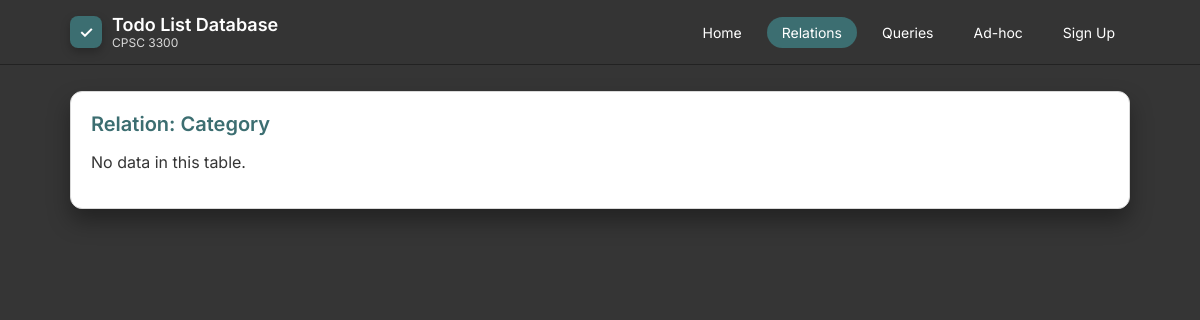
/relations.php?table=Category, run on an earlier commit of the app's database.
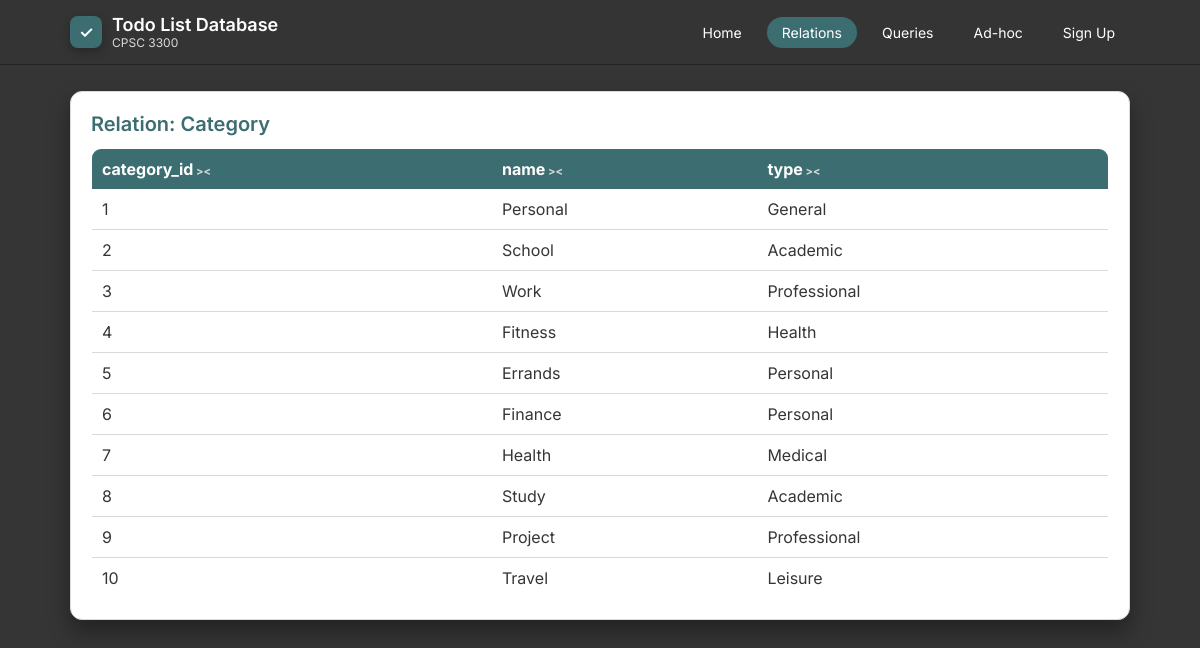
And on a later commit of the database.
### tables this page shows
CREATE TABLE Category (
  category_id  INT AUTO_INCREMENT  PRIMARY KEY,
  name        VARCHAR(60) NOT NULL,
  type        VARCHAR(40)
);

### relations.php (the view, shortened to what this page needs)
<?php
include 'db.php';
include 'header.php';
$currentTable = isset($_GET['table']) ? $_GET['table'] : null;
    ?>
<div class="card">
    <h2>Relation: <?php echo htmlspecialchars($currentTable); ?></h2>
    <?php
    try {
        $stmt = $pdo->query("SELECT * FROM $currentTable");
        $rows = $stmt->fetchAll();
        if (!$rows) {
            echo "<p>No data in this table.</p>";
        } else {
            echo "<table>";
            echo "<thead><tr>";
            foreach (array_keys($rows[0]) as $colName) {
                echo "<th class=\"sortable\">" . htmlspecialchars($colName) . "</th>";
            }
            echo "</tr></thead>";
            echo "<tbody>";
            foreach ($rows as $row) {
                echo "<tr>";
                foreach ($row as $val) {
                    echo "<td>" . htmlspecialchars((string)$val) . "</td>";
                }
                echo "</tr>";
            }
            echo "</tbody>";
            echo "</table>";
        }
    } catch (PDOException $e) {
        echo "<p><strong>Error reading table:</strong> " . htmlspecialchars($e->getMessage()) . "</p>";
    }
    ?>
</div>
</div></body></html>

### header.php (shortened to what this page needs)
<?php
$current = basename($_SERVER['PHP_SELF']);
?>
<!DOCTYPE html>
<html lang="en">
<head>
</head>
<body>
<header>
  <div class="topbar-inner">
    <div class="brand">
      <div class="brand-icon">✓</div>
      <div>
        <div class="brand-text-main">Todo List Database</div>
        <div class="brand-text-sub">CPSC 3300 </div>
      </div>
    </div>
  <nav>
    <a href="index.php"     class="<?php echo $current === 'index.php' ? 'active' : ''; ?>">Home</a>
    <a href="relations.php" class="<?php echo $current === 'relations.php' ? 'active' : ''; ?>">Relations</a>
    <a href="queries.php"   class="<?php echo $current === 'queries.php' ? 'active' : ''; ?>">Queries</a>
    <a href="adhoc.php"     class="<?php echo $current === 'adhoc.php' ? 'active' : ''; ?>">Ad-hoc</a>
    <a href="signup.php"    class="<?php echo $current === 'signup.php' ? 'active' : ''; ?>">Sign Up</a>
  </nav>
  </div>
</header>
<div class="container">

### header.php (style rules this page uses)
:root { --bg-dark: #353535; --bg-card: #ffffff; --accent-blue: #3c6e71; --accent-blue2: #284b63; --text-light: #ffffff; --text-dark: #353535; --grey-soft: #d9d9d9; --radius: 12px; --shadow: 0 12px 22px rgba(0,0,0,0.35); }
* { box-sizing: border-box; }
body { margin: 0; padding: 0; background: var(--bg-dark); font-family: "Inter", sans-serif; color: var(--text-light); }
a { color: var(--text-light); text-decoration: none; }
header { position: sticky; top: 0; background: rgba(53,53,53,0.95); backdrop-filter: blur(10px); border-bottom: 1px solid #222; z-index: 100; }
.topbar-inner { max-width: 1100px; margin: 0 auto; padding: 14px 20px; display: flex; justify-content: space-between; align-items: center; }
.brand { display: flex; align-items: center; gap: 10px; }
.brand-icon { width: 32px; height: 32px; background: var(--accent-blue); color: white; border-radius: 8px; display: flex; justify-content: center; align-items: center; font-weight: 700; box-shadow: 0 4px 10px rgba(0,0,0,0.25); }
.brand-text-main { font-size: 18px; font-weight: 600; color: var(--text-light); }
.brand-text-sub { font-size: 12px; color: var(--grey-soft); }
nav { display: flex; gap: 10px; }
nav a { padding: 6px 14px; font-size: 14px; border-radius: 999px; transition: 0.15s ease; color: white !important; border: 1px solid transparent; }
nav a.active { background: var(--accent-blue); color: #ffffff !important; }
.container { max-width: 1100px; margin: 26px auto 40px; padding: 0 20px; }
.card { background: var(--bg-card); border-radius: var(--radius); border: 1px solid var(--grey-soft); box-shadow: var(--shadow); padding: 20px; margin-bottom: 24px; color: var(--text-dark); }
.card h2 { margin: 0; font-size: 20px; font-weight: 600; color: var(--accent-blue); }
table { width: 100%; border-collapse: collapse; margin-top: 12px; background: var(--bg-card); border: 1px solid var(--grey-soft); border-radius: 10px; overflow: hidden; color: var(--text-dark); }
th { background: var(--accent-blue); padding: 10px; color: white; text-align: left; }
td { padding: 10px; border-bottom: 1px solid var(--grey-soft); }
th.sortable { cursor: pointer; }
th.sortable::after { content: ' ><'; font-size: 11px; color: var(--grey-soft); }

What changed in the data, as far as the page shows it:
added category: category_id "1", name "Personal", type "General"
added category: category_id "2", name "School", type "Academic"
added category: category_id "3", name "Work", type "Professional"
added category: category_id "4", name "Fitness", type "Health"
added category: category_id "5", name "Errands", type "Personal"
added category: category_id "6", name "Finance", type "Personal"
added category: category_id "7", name "Health", type "Medical"
added category: category_id "8", name "Study", type "Academic"
added category: category_id "9", name "Project", type "Professional"
added category: category_id "10", name "Travel", type "Leisure"
Also different on the page:
new list line: "category_id"
new list line: "name"
new list line: "type"
text no longer shown: "No data in this table."
